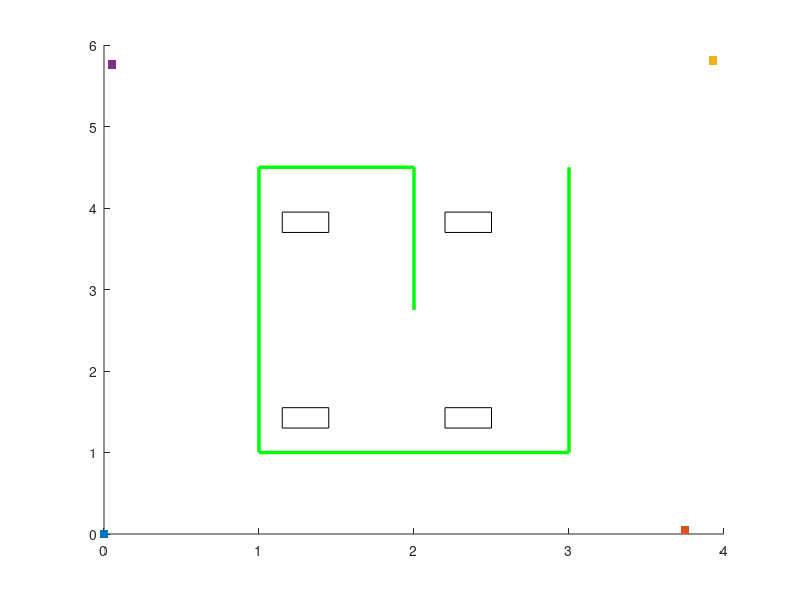

Recreate this plot in MATLAB.
function [X_real, Y_real] = draw_map()

hold on
X_real=[];
Y_real=[];


%plot the four anchors
scatter(0,0,'s','filled', 'handlevisibility', 'off')
scatter(3.75,0.05,'s','filled', 'handlevisibility', 'off')
scatter(3.93,5.81,'s','filled', 'handlevisibility', 'off')
scatter(0.05,5.76,'s','filled', 'handlevisibility', 'off')

%plot the four people
rectangle('Position',[1.15 3.7 0.3 0.25], 'handlevisibility', 'off')
rectangle('Position',[2.2 3.7 0.3 0.25], 'handlevisibility', 'off')
rectangle('Position',[1.15 1.3 0.3 0.25], 'handlevisibility', 'off')
rectangle('Position',[2.2 1.3 0.3 0.25], 'handlevisibility', 'off')

%plot the real trajectory
xx=[3 3];
yy=[4.5 1];
X_real= [X_real linspace(2.75,2.75,20)];
Y_real= [Y_real linspace(4.5,1,20)];
plot(xx,yy,'g','LineWidth', 2.5, 'handlevisibility', 'off');

xx1=[3 1];
yy1=[1 1];
X_real= [X_real linspace(2.75,0.75,20)];
Y_real= [Y_real linspace(1,1,20)];
plot(xx1,yy1,'g','LineWidth', 2.5, 'handlevisibility', 'off');

xx2=[1 1];
yy2=[1 4.5];
X_real= [X_real linspace(0.75,0.75,20)];
Y_real= [Y_real linspace(1,4.5,20)];
plot(xx2,yy2,'g','LineWidth', 2.5, 'handlevisibility', 'off');

xx3=[1 2];
yy3=[4.5 4.5];
X_real= [X_real linspace(0.75,1.75,10)];
Y_real= [Y_real linspace(4.5,4.5,10)];
plot(xx3,yy3,'g','LineWidth', 2.5, 'handlevisibility', 'off');

xx4=[2 2];
yy4=[4.5 2.75];
X_real= [X_real linspace(1.75,1.75,10)];
Y_real= [Y_real linspace(4.5,2.75,10)];
plot(xx4,yy4,'g','LineWidth', 2.5, 'handlevisibility', 'off');


end

% 

% 
% xx1=[2.75 0.75];
% yy1=[1 1];
% X_real= [X_real linspace(2.75,0.75,20)];
% Y_real= [Y_real linspace(1,1,20)];
% plot(xx1,yy1,'g','LineWidth', 2.5, 'handlevisibility', 'off');
% 
% xx2=[0.75 0.75];
% yy2=[1 4.5];
% X_real= [X_real linspace(0.75,0.75,20)];
% Y_real= [Y_real linspace(1,4.5,20)];
% plot(xx2,yy2,'g','LineWidth', 2.5, 'handlevisibility', 'off');
% 
% xx3=[0.75 1.75];
% yy3=[4.5 4.5];
% X_real= [X_real linspace(0.75,1.75,10)];
% Y_real= [Y_real linspace(4.5,4.5,10)];
% plot(xx3,yy3,'g','LineWidth', 2.5, 'handlevisibility', 'off');
% 
% xx4=[1.75 1.75];
% yy4=[4.5 2.75];
% X_real= [X_real linspace(1.75,1.75,10)];
% Y_real= [Y_real linspace(4.5,2.75,10)];
% plot(xx4,yy4,'g','LineWidth', 2.5, 'handlevisibility', 'off');